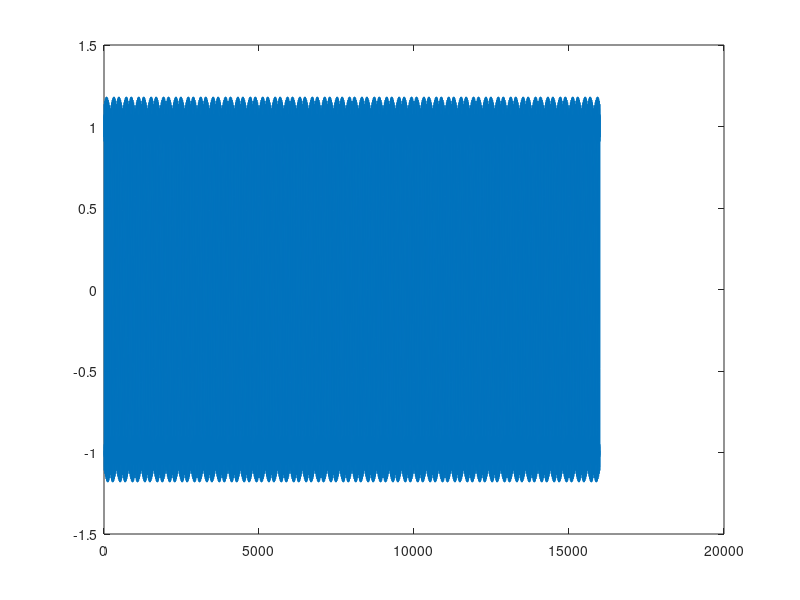

Source code (MATLAB):
%Q1:produce squarewaves with different frequency

N = 9;
kp = linspace(1,N,N);
kn = linspace(-N,-1,N);
k=[kn 0 kp];
ap = (1-exp(-1i*kp*pi)).*(sin(0.5*kp*pi))./(kp*pi);
an = (1-exp(-1i*kn*pi)).*(sin(0.5*kn*pi))./(kn*pi);
a = [an 0 ap];            %a is the coefficience of the CTFS of the squraewave

%calculating x[n] fs=8000Hz f0=210Hz n=0:2*fs:1

fs=8000;
f0=420;
t=2;
x=nan(1,t*fs);
for n=1:t*fs+1
    x(n) = a(1)*exp(1i*(-N)*(2*pi*f0/fs)*(n-1));
    for m=2:2*N+1
        x(n) = a(m)*exp(1i*(m-N-1)*(2*pi*f0/fs)*(n-1)) + x(n);
    end
end
plot(real(x));
soundsc(real(x),fs);
